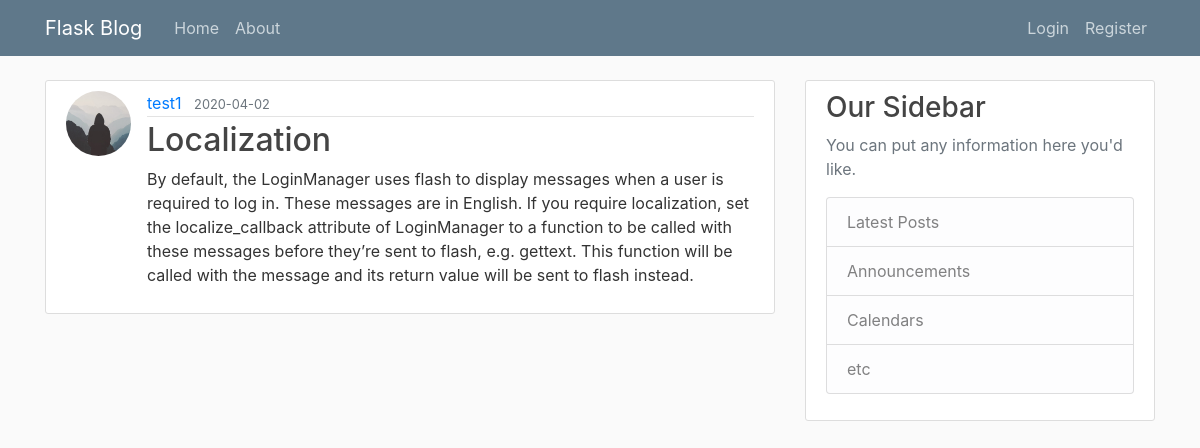
The app's page /post/17 with its own data.
### flaskblog/models.py (models this page shows, shortened)
class User(db.Model, UserMixin):
    id = db.Column(db.Integer, primary_key=True)
    username = db.Column(db.String(20), unique=True, nullable=False)
    email = db.Column(db.String(120), unique=True, nullable=False)
    image_file = db.Column(db.String(20), nullable=False, default='default.jpg')
    password = db.Column(db.String(60),nullable=False)
    posts = db.relationship('Post',backref='author',lazy=True)

class Post(db.Model):
    id = db.Column(db.Integer, primary_key=True)
    title = db.Column(db.String(100), nullable=False)
    date_posted = db.Column(db.DateTime, nullable=False,default=datetime.utcnow)
    content = db.Column(db.Text, nullable=False)
    user_id = db.Column(db.Integer, db.ForeignKey('user.id'),nullable=False)

### flaskblog/posts/routes.py (the view)
@posts.route("/post/<int:post_id>")
def post(post_id):
    post = Post.query.get_or_404(post_id)
    return render_template('post.html', title=post.title, post=post)

### flaskblog/templates/post.html (shortened to what this page needs)
{% extends "layout.html" %}
{% block content %}
<article class="media content-section">
    <img class="rounded-circle article-img"
        src="{{ url_for('static', filename='profile_pics/'+post.author.image_file) }}">
    <div class="media-body">
        <div class="article-metadata">
            <a class="mr-2" href="{{ url_for('users.user_posts', username=post.author.username) }}">{{ post.author.username }}</a>
            <small class="text-muted">{{ post.date_posted.strftime("%Y-%m-%d") }}</small>
        </div>
        <h2 class="article-title">{{ post.title }}</a></h2>
        <p class="article-content">{{ post.content }}</p>
    </div>
</article>
{% endblock content %}

### flaskblog/static/main.css (style rules this page uses)
body { background: #fafafa; color: #333333; margin-top: 5rem; }
h1, h2, h3, h4, h5, h6 { color: #444444; }
.content-section { background: #ffffff; padding: 10px 20px; border: 1px solid #dddddd; border-radius: 3px; margin-bottom: 20px; }
.article-title { color: #444444; }
.article-content { white-space: pre-line; }
.article-img { height: 65px; width: 65px; margin-right: 16px; }
.article-metadata { padding-bottom: 1px; margin-bottom: 4px; border-bottom: 1px solid #e3e3e3 }

### records on screen
User: image_file (placeholder picture), author.username "test1"
Post: date_posted "2020-04-02", title "Localization", content "By default, the LoginManager uses flash to display messages when a user is required to log in. These messages are in English. If you require localization, set the localize_callback attribute of LoginManager to a function to be called with these messages before they’re sent to flash, e.g. gettext. This function will be called with the message and its return value will be sent to flash instead."
